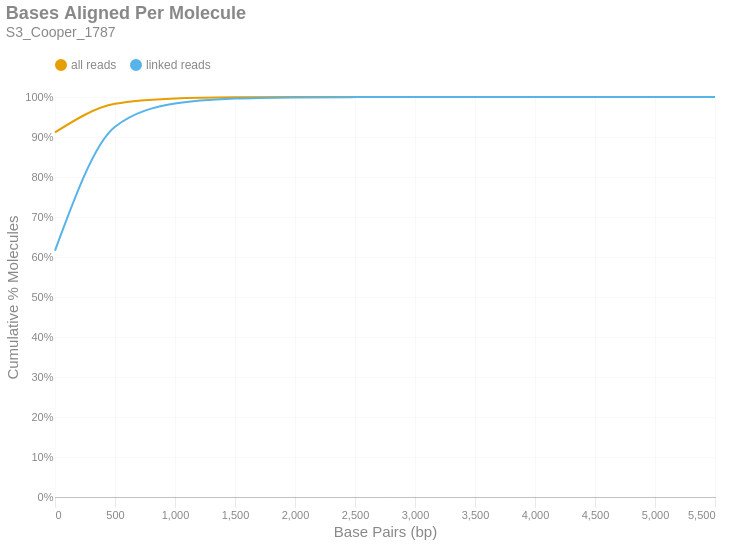

Notebook code cell kept with this figure:
### Markdown cell above
### Bases Aligned Per Molecule
This is a cumulative frequency distribution showing the number of base pairs aligned per unique molecule. These data are shown in 500 bp bins. There are two distributions: one with `all reads` (yellow) and another with only `linked reads` (blue). The percent of molecules in the `linked reads` distribution is relative to the total number of linked molecules.

### Code cell
if SKIPLR:
    print_html(f"Skipped")
else:
    binned_df = consolidated_hist(valids['aligned_bp'], mask, 500, True)
    with SafeRender(binned_df):
        (
            density_plot(binned_df, 'Bases Aligned Per Molecule', samplename, 'basesper')
            .encode(
                x=alt.X('bin:Q', title="Base Pairs (bp)").axis(tickMinStep=500).scale(padding=0),
                y=alt.Y('value:Q', title='Cumulative % Molecules')
                    .axis(format='%')
                    .scale(domain = [0,1])
                    .stack(False),
                color=alt.Color("key:N").scale(domain = ["all reads", "linked reads"]),
                tooltip = [
                    alt.Tooltip("key:N", title = "Data Type"),
                    alt.Tooltip("range_label:N", title="Bases Aligned Per Molecule"),
                    alt.Tooltip("value:Q", format = ".2%", title="% Molecules (Cum.)")
                ]
            )
        ).display()

### Figure 1 — Vega-Lite specification as saved in the notebook (floating-point values rounded to 4 significant figures)
{"width": "container", "height": 400, "config": {"title": {"anchor": "start", "dy": -15, "fontSize": 18, "color": "#888888", "subtitleColor": "#888888", "subtitleFontSize": 14}, "arc": {"fill": "#0072B2"}, "axis": {"domainColor": "#888888", "domainWidth": 0.5, "gridWidth": 0.2, "grid": false, "titleFontWeight": 400, "titleFontSize": 15, "labelFontSize": 11, "labelColor": "#888888", "tickColor": "#888888", "tickWidth": 0.2, "titleColor": "#888888"}, "axisBand": {"grid": false}, "axisX": {"grid": true, "tickSize": 10, "domainCap": "round"}, "axisY": {"domain": false, "grid": true, "tickSize": 0, "domainCap": "round"}, "background": "transparent", "header": {"labelFontSize": 15, "labelColor": "#888888", "titleFontSize": 15, "titleFontWeight": 600, "titleColor": "#888888"}, "legend": {"labelFont": "sans-serif", "labelFontSize": 12, "labelColor": "#888888", "symbolSize": 100, "symbolType": "circle", "titleFontSize": 12, "titlePadding": 10, "titleColor": "#888888", "title": null, "orient": "top"}, "range": {"category": ["#E69F00", "#56B4E9", "#009E73", "#F0E442", "#0072B2", "#D55E00", "#CC79A7", "#000000"], "diverging": ["#cfe8f3", "#a2d4ec", "#73bfe2", "#46abdb", "#1696d2", "#12719e"]}, "area": {"fill": "#0072B2", "fillOpacity": 0.7, "line": true, "strokeOpacity": 0.7}, "line": {"color": "#0072B2", "stroke": "#0072B2", "strokeWidth": 2}, "trail": {"color": "#0072B2", "stroke": "#0072B2", "strokeWidth": 0, "size": 1}, "point": {"filled": true, "fillOpacity": 1.0, "size": 95}, "text": {"color": "#888888", "fontSize": 11, "align": "right", "fontWeight": 400, "size": 11}, "bar": {"fill": "#0072B2", "stroke": null}, "view": {"stroke": null, "continuousWidth": 660, "continuousHeight": 400}}, "data": {"name": "data-001d7dce167179b436811e5b9e22b45c"}, "mark": {"type": "line", "interpolate": "monotone", "point": {"opacity": 0, "size": 275}}, "encoding": {"color": {"field": "key", "scale": {"domain": ["all reads", "linked reads"]}, "type": "nominal"}, "tooltip": [{"field": "key", "title": "Data Type", "type": "nominal"}, {"field": "range_label", "title": "Bases Aligned Per Molecule", "type": "nominal"}, {"field": "value", "format": ".2%", "title": "% Molecules (Cum.)", "type": "quantitative"}], "x": {"axis": {"tickMinStep": 500}, "field": "bin", "scale": {"padding": 0}, "title": "Base Pairs (bp)", "type": "quantitative"}, "y": {"axis": {"format": "%"}, "field": "value", "scale": {"domain": [0, 1]}, "stack": false, "title": "Cumulative % Molecules", "type": "quantitative"}}, "params": [{"name": "param_c36ac31b6afebe62", "select": {"type": "point", "fields": ["key"]}, "bind": "legend"}], "title": {"text": "Bases Aligned Per Molecule", "subtitle": "S3_Cooper_1787"}, "transform": [{"fold": ["all reads (cumsum)", "linked reads (cumsum)"]}, {"calculate": "replace(datum.key, ' (cumsum)', '')", "as": "key"}, {"filter": {"param": "param_c36ac31b6afebe62"}}], "usermeta": {"embedOptions": {"downloadFileName": "S3_Cooper_1787.basesper"}}, "$schema": "https://vega.github.io/schema/vega-lite/v6.1.0.json", "datasets": {"data-001d7dce167179b436811e5b9e22b45c": [{"bin": "0.0", "interval": "0.0-500.0", "all reads": 0.9116, "linked reads": 0.616, "all reads (cumsum)": 0.9116, "linked reads (cumsum)": 0.616, "range_label": "0-499"}, {"bin": "500.0", "interval": "500.0-1000.0", "all reads": 0.07132, "linked reads": 0.3095, "all reads (cumsum)": 0.9829, "linked reads (cumsum)": 0.9254, "range_label": "500-999"}, {"bin": "1000.0", "interval": "1000.0-1500.0", "all reads": 0.01331, "linked reads": 0.05803, "all reads (cumsum)": 0.9962, "linked reads (cumsum)": 0.9835, "range_label": "1000-1499"}, {"bin": "1500.0", "interval": "1500.0-2000.0", "all reads": 0.00287, "linked reads": 0.01251, "all reads (cumsum)": 0.9991, "linked reads (cumsum)": 0.996, "range_label": "1500-1999"}, {"bin": "2000.0", "interval": "2000.0-2500.0", "all reads": 0.000676, "linked reads": 0.002947, "all reads (cumsum)": 0.9998, "linked reads (cumsum)": 0.9989, "range_label": "2000-2499"}, {"bin": "2500.0", "interval": "2500.0-3000.0", "all reads": 0.0001749, "linked reads": 0.0007625, "all reads (cumsum)": 0.9999, "linked reads (cumsum)": 0.9997, "range_label": "2500-2999"}, {"bin": "3000.0", "interval": "3000.0-3500.0", "all reads": 4.846e-05, "linked reads": 0.0002113, "all reads (cumsum)": 1.0, "linked reads (cumsum)": 0.9999, "range_label": "3000-3499"}, {"bin": "3500.0", "interval": "3500.0-4000.0", "all reads": 1.424e-05, "linked reads": 6.21e-05, "all reads (cumsum)": 1.0, "linked reads (cumsum)": 1.0, "range_label": "3500-3999"}, {"bin": "4000.0", "interval": "4000.0-4500.0", "all reads": 4.552e-06, "linked reads": 1.985e-05, "all reads (cumsum)": 1.0, "linked reads (cumsum)": 1.0, "range_label": "4000-4499"}, {"bin": "4500.0", "interval": "4500.0-5000.0", "all reads": 1.615e-06, "linked reads": 7.042e-06, "all reads (cumsum)": 1.0, "linked reads (cumsum)": 1.0, "range_label": "4500-4999"}, {"bin": "5000.0", "interval": "5000.0-5500.0", "all reads": 1.028e-06, "linked reads": 4.481e-06, "all reads (cumsum)": 1.0, "linked reads (cumsum)": 1.0, "range_label": "5000-5499"}, {"bin": "5500.0", "interval": "5500.0-6000.0", "all reads": 2.937e-07, "linked reads": 1.28e-06, "all reads (cumsum)": 1.0, "linked reads (cumsum)": 1.0, "range_label": "5500-5999"}]}}
